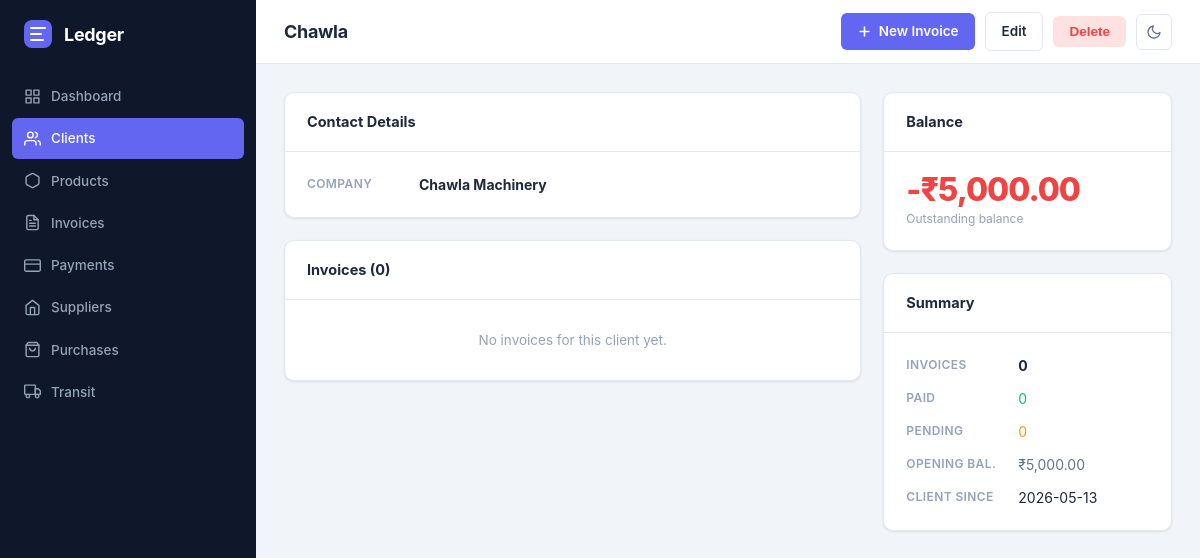
The app's page /clients/2 with its own data.
### tables this page shows
CREATE TABLE clients (
            id          INTEGER PRIMARY KEY AUTOINCREMENT,
            name        TEXT NOT NULL,
            company     TEXT,
            email       TEXT,
            phone       TEXT,
            address     TEXT,
            city        TEXT,
            country     TEXT,
            tax_id      TEXT,
            notes       TEXT,
            created_at  TIMESTAMP DEFAULT CURRENT_TIMESTAMP,
            updated_at  TIMESTAMP DEFAULT CURRENT_TIMESTAMP
        , opening_balance REAL DEFAULT 0);

### app/routes/clients.py (the view)
@bp.route("/<int:client_id>")
def detail(client_id):
    client = client_service.get_client(client_id)
    if not client:
        flash("Client not found.", "error")
        return redirect(url_for("clients.list_clients"))
    invoices = client_service.get_client_invoices(client_id)
    balance = client_service.get_client_balance(client_id)
    return render_template("clients/detail.html", client=client, invoices=invoices, balance=balance)

### app/__init__.py (called while the page is built)
def _format_inr(value):
    try:
        num = float(value or 0)
    except (TypeError, ValueError):
        num = 0.0
    negative = num < 0
    integer_part, decimal_part = f"{abs(num):.2f}".split(".")
    if len(integer_part) <= 3:
        formatted = integer_part
    else:
        last_three = integer_part[-3:]
        remaining = integer_part[:-3]
        groups = []
        while remaining:
            groups.append(remaining[-2:])
            remaining = remaining[:-2]
        groups.reverse()
        formatted = ",".join(groups) + "," + last_three
    result = f"₹{formatted}.{decimal_part}"
    return f"-{result}" if negative else result

### app/database.py (called while the page is built)
def get_db(app=None):
    from flask import current_app
    _app = app or current_app
    if "db" not in g:
        g.db = sqlite3.connect(_app.config["DATABASE"])
        g.db.row_factory = sqlite3.Row
        g.db.execute("PRAGMA foreign_keys = ON")
    return g.db

### app/services/client_service.py (called while the page is built)
def get_client(client_id):
    return get_db().execute(
        "SELECT * FROM clients WHERE id = ?", (client_id,)
    ).fetchone()

def get_client_invoices(client_id):
    return get_db().execute(
        "SELECT * FROM invoices WHERE client_id = ? ORDER BY created_at DESC",
        (client_id,),
    ).fetchall()

### app/templates/clients/detail.html (shortened to what this page needs)
{% extends "base.html" %}
{% block page_title %}{{ client.name }}{% endblock %}
{% block topbar_actions %}
  <a href="{{ url_for('invoices.new_invoice') }}?client_id={{ client.id }}" class="btn btn-primary">
    <svg viewBox="0 0 24 24" fill="none" stroke="currentColor" stroke-width="2.5" stroke-linecap="round" stroke-linejoin="round"><line x1="12" y1="5" x2="12" y2="19"/><line x1="5" y1="12" x2="19" y2="12"/></svg>
    New Invoice
  </a>
  <a href="{{ url_for('clients.edit_client', client_id=client.id) }}" class="btn btn-secondary">Edit</a>
  <form class="confirm-inline" method="post" action="{{ url_for('clients.delete_client', client_id=client.id) }}" onsubmit="return confirm('Delete this client?')">
    <button class="btn btn-danger">Delete</button>
  </form>
{% endblock %}
{% block content %}
<div class="detail-grid">
  <div style="display:flex;flex-direction:column;gap:22px">
    <div class="card">
      <div class="card-header"><span class="card-title">Contact Details</span></div>
      <div class="card-body">
        <div class="info-list">
          {% if client.company %}<div class="info-row"><span class="info-label">Company</span><span class="info-value fw-700">{{ client.company }}</span></div>{% endif %}
        </div>
      </div>
    </div>
    <div class="card">
      <div class="card-header"><span class="card-title">Invoices ({{ invoices|length }})</span></div>
      {% if invoices %}
      <div class="table-wrap">
        <table>
          <thead><tr><th>Invoice</th><th>Date</th><th>Due</th><th>Total</th><th>Paid</th><th>Status</th><th></th></tr></thead>
          <tbody>
            {% for inv in invoices %}
            <tr>
              <td><a href="{{ url_for('invoices.detail', invoice_id=inv.id) }}" style="font-weight:600;color:var(--accent);text-decoration:none">{{ inv.invoice_number }}</a></td>
              <td class="muted">{{ inv.issue_date }}</td>
              <td class="muted">{{ inv.due_date or '—' }}</td>
              <td class="fw-700">{{ inv.total|inr }}</td>
              <td>{{ inv.amount_paid|inr }}</td>
              <td><span class="badge badge-{{ inv.status }}">{{ inv.status }}</span></td>
              <td><a href="{{ url_for('invoices.detail', invoice_id=inv.id) }}" class="btn btn-ghost btn-sm">View</a></td>
            </tr>
            {% endfor %}
          </tbody>
        </table>
      </div>
      {% else %}
      <div class="empty-state" style="padding:30px">
        <p>No invoices for this client yet.</p>
      </div>
      {% endif %}
    </div>
  </div>
  <div style="display:flex;flex-direction:column;gap:22px">
    <div class="card">
      <div class="card-header"><span class="card-title">Balance</span></div>
      <div class="card-body">
        <div class="stat-value" style="font-size:32px;color:{% if balance < 0 %}var(--danger){% elif balance > 0 %}var(--success){% else %}var(--warning){% endif %}">
          {{ balance|inr }}
        </div>
        <div class="stat-sub mt-4">{% if balance < 0 %}Outstanding balance{% elif balance > 0 %}Overpaid — credit available{% else %}Settled{% endif %}</div>
      </div>
    </div>
    <div class="card">
      <div class="card-header"><span class="card-title">Summary</span></div>
      <div class="card-body">
        <div class="info-list">
          <div class="info-row"><span class="info-label">Invoices</span><span class="info-value fw-700">{{ invoices|length }}</span></div>
          <div class="info-row"><span class="info-label">Paid</span><span class="info-value" style="color:var(--success)">{{ invoices|selectattr('status','eq','paid')|list|length }}</span></div>
          <div class="info-row"><span class="info-label">Pending</span><span class="info-value" style="color:var(--warning)">{{ invoices|selectattr('status','in',['sent','partial'])|list|length }}</span></div>
          {% if client.opening_balance %}
          <div class="info-row"><span class="info-label">Opening bal.</span><span class="info-value" style="color:var(--text-secondary)">{{ client.opening_balance|inr }}</span></div>
          {% endif %}
          <div class="info-row"><span class="info-label">Client since</span><span class="info-value muted">{{ client.created_at[:10] }}</span></div>
        </div>
      </div>
    </div>
  </div>
</div>
{% endblock %}

### app/static/css/main.css (style rules this page uses)
*, *::before, *::after { box-sizing: border-box; margin: 0; padding: 0; }
:root { --bg: #F1F5F9; --surface: #FFFFFF; --sidebar-bg: #0F172A; --sidebar-text:#94A3B8; --sidebar-hover:#1E293B; --accent: #6366F1; --accent-hover:#4F46E5; --accent-light:#EEF2FF; --success: #10B981; --success-light:#D1FAE5; --warning: #F59E0B; --warning-light:#FEF3C7; --danger: #EF4444; --danger-light:#FEE2E2; --info: #3B82F6; --info-light: #DBEAFE; --text-primary:#1E293B; --text-secondary:#64748B; --text-muted: #94A3B8; --border: #E2E8F0; --border-focus:#6366F1; --radius: 10px; --radius-sm: 6px; --radius-lg: 14px; --shadow-sm: 0 1px 3px rgba(0,0,0,.06), 0 1px 2px rgba(0,0,0,.04); --shadow: 0 4px 6px -1px rgba(0,0,0,.07), 0 2px 4px -1px rgba(0,0,0,.04); --shadow-md: 0 10px 15px -3px rgba(0,0,0,.08), 0 4px 6px -2px rgba(0,0,0,.04); --sidebar-w: 256px; --topbar-h: 64px; --font: -apple-system, BlinkMacSystemFont, 'Segoe UI', Roboto, 'Helvetica Neue', Arial, sans-serif; }
html, body { height: 100%; }
body { font-family: var(--font); background: var(--bg); color: var(--text-primary); display: flex; font-size: 14px; line-height: 1.5; }
.btn { display: inline-flex; align-items: center; gap: 7px; padding: 8px 16px; border-radius: var(--radius-sm); font-size: 13.5px; font-weight: 600; cursor: pointer; border: none; text-decoration: none; transition: background .15s, box-shadow .15s, transform .1s; white-space: nowrap; }
.btn svg { width: 15px; height: 15px; }
.btn-primary { background: var(--accent); color: #fff; }
.btn-secondary { background: var(--surface); color: var(--text-primary); border: 1px solid var(--border); }
.btn-danger { background: var(--danger-light); color: var(--danger); }
.card { background: var(--surface); border: 1px solid var(--border); border-radius: var(--radius); box-shadow: var(--shadow-sm); }
.card-header { display: flex; align-items: center; justify-content: space-between; padding: 18px 22px; border-bottom: 1px solid var(--border); }
.card-title { font-size: 14.5px; font-weight: 700; color: var(--text-primary); }
.card-body { padding: 22px; }
.stat-value { font-size: 28px; font-weight: 800; color: var(--text-primary); letter-spacing: -1px; line-height: 1; }
.stat-sub { font-size: 12px; color: var(--text-muted); margin-top: 6px; }
.detail-grid { display: grid; grid-template-columns: 2fr 1fr; gap: 22px; align-items: start; }
.info-list { display: flex; flex-direction: column; gap: 12px; }
.info-row { display: flex; gap: 12px; }
.info-label { font-size: 12px; font-weight: 600; color: var(--text-muted); text-transform: uppercase; letter-spacing: .4px; width: 100px; flex-shrink: 0; padding-top: 1px; }
.info-value { font-size: 14px; color: var(--text-primary); }
.empty-state { display: flex; flex-direction: column; align-items: center; justify-content: center; padding: 60px 20px; color: var(--text-muted); text-align: center; gap: 12px; }
.empty-state p { font-size: 13.5px; max-width: 280px; }
.fw-700 { font-weight: 700; }
.mt-4 { margin-top: 4px; }
.confirm-inline { display: inline; }

### records on screen
clients: name "Chawla", company "Chawla Machinery", opening_balance|inr "₹5,000.00", created_at "2026-05-13"

### other values on screen
{{ invoices|length }} "0"
{{ balance|inr }} "-₹5,000.00"
{{ invoices|selectattr('status','eq','paid')|list|length }} "0"
{{ invoices|selectattr('status','in',['sent','partial'])|list|length }} "0"
